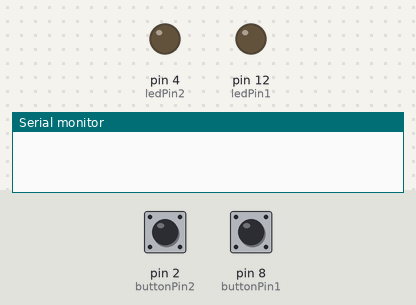
Bench run of a sketch on a simulated Arduino Uno, built with avr-gcc and run on an emulated ATmega328P. Parts: output pins drawn as LEDs (lit = HIGH), the last lines printed to the serial monitor. Dashed ring = blinking. The test bench sets the inputs (shaded band); at power-on: pin 2 (buttonPin2) LOW, pin 8 (buttonPin1) LOW.

Above: at 1.2 s.
1.3 s: pin 2 (buttonPin2) pulled HIGH for 1 s
At 1.4 s:
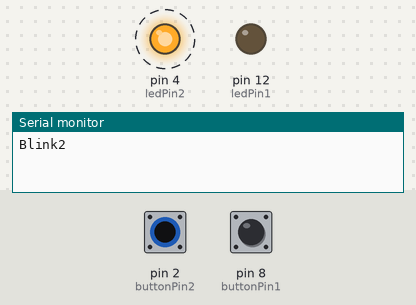
4.3 s: pin 8 (buttonPin1) pulled HIGH for 3.2 s
At 4.4 s:
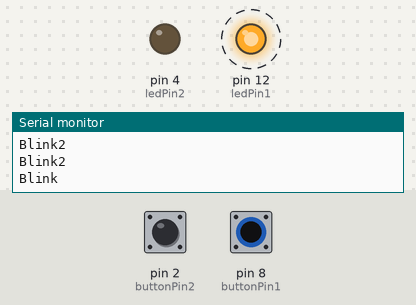
9.0 s: pin 2 (buttonPin2) pulled HIGH for 3.2 s
At 13.1 s:
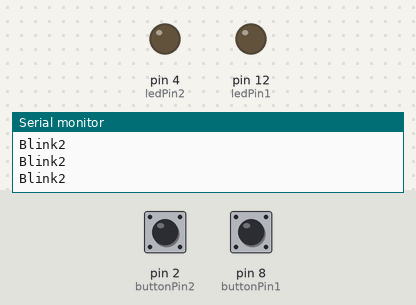
Timing chart, 0 to 14.6 s (numbered marks = the images above; inputs shaded):
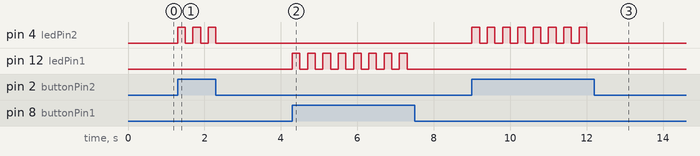

Measured:
- after the input at 1.3 s, pin 4 (ledPin2): alternates HIGH for 0.20 s and LOW for 0.20 s, 6 changes in all, then stays LOW, starting at once
- after the input at 4.3 s, pin 12 (ledPin1): alternates HIGH for 0.20 s and LOW for 0.20 s, 16 changes in all, then stays LOW, starting at once
- after the input at 9.0 s, pin 4 (ledPin2): alternates HIGH for 0.20 s and LOW for 0.20 s, 16 changes in all, then stays LOW, starting at once

The sketch:

button1_blink.ino
```cpp
int ledPin1 = 12;
int ledPin2 = 4;
int buttonPin1 = 8;
int buttonPin2 = 2;
void setup() {
  // put your setup code here, to run once:
  pinMode(ledPin1, OUTPUT);
  pinMode(ledPin2, OUTPUT);
  pinMode(buttonPin1, INPUT);
  pinMode(buttonPin2, INPUT);
  Serial.begin (9600);


}

void loop() {
  // put your main code here, to run repeatedly:
  int buttonState1;
  int buttonState2;
  buttonState1 = digitalRead(buttonPin1);
  buttonState2 = digitalRead(buttonPin2);
  if (buttonState1 == HIGH) {
    Serial.println("Blink");
    digitalWrite(ledPin1, HIGH);
    delay(200);
    digitalWrite(ledPin1, LOW);
    delay(200);
  }

  else if (buttonState1 == LOW) {
    digitalWrite(ledPin1, LOW);
  }

  if (buttonState2 == HIGH) {
    Serial.println("Blink2");
    digitalWrite(ledPin2, HIGH);
    delay(200);
    digitalWrite(ledPin2, LOW);
    delay(200);
  }

  else if (buttonState2 == LOW) {
    digitalWrite(ledPin2, LOW);
  }

}
```
